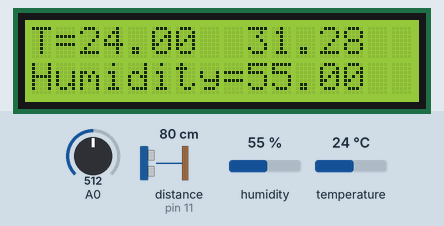
Bench run of a sketch on a simulated Arduino Uno, built with avr-gcc and run on an emulated ATmega328P. Parts: 16×2 character LCD. Wiring (inferred from the names in the program): ultrasonic range finder: trigger pin 12; echo pin 11. Inputs (shaded band) come from the test bench; at power-on: distance to the obstacle (sensor on pin 11) 80 cm, humidity 55 %, A0 = 512, temperature 24 °C. The echo pulse lasts 58.3 µs per cm; what the sketch prints to the serial monitor is not drawn.

Above: at 1.2 s.
1.3 s: distance to the obstacle (sensor on pin 11) set to 2 cm
At 4.6 s:
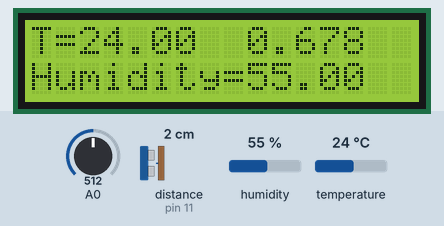
5.2 s: humidity set to 22 %
At 6.3 s:
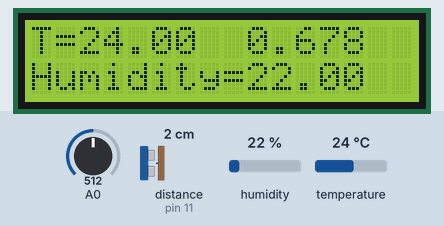
9.0 s: distance to the obstacle (sensor on pin 11) set to 35 cm
At 10.8 s:
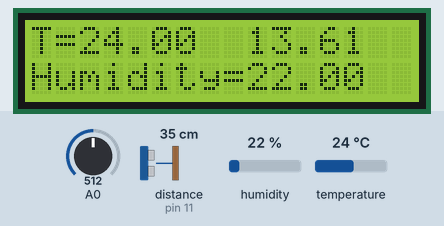
11.6 s: A0 set to 30
At 14.1 s:
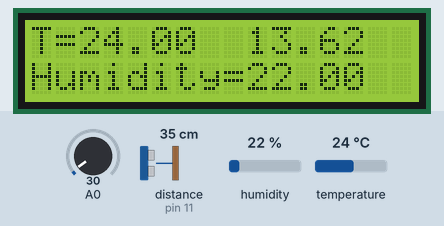
18.0 s: temperature set to 12 °C
At 18.9 s:
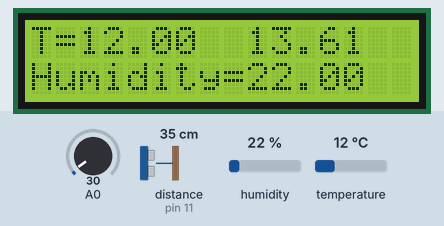
21.9 s: humidity set to 40 %
At 24.3 s:
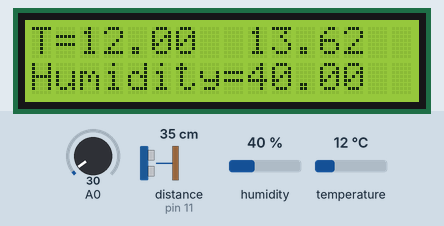
Timing chart, 0 to 25.8 s (numbered marks = the images above; inputs shaded):
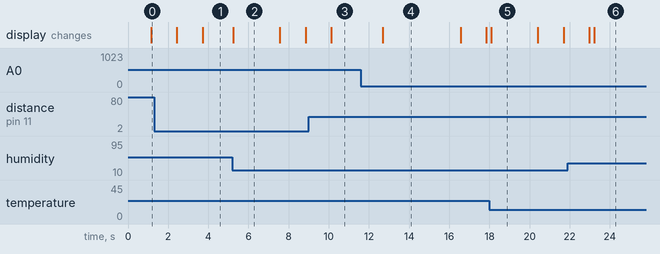

The sketch:

smart_irrigation.ino
```cpp
#include <LiquidCrystal_I2C.h>
#include <DHT.h>
#include <DHT_U.h>


int sencePin=9;
DHT HT(sencePin,DHT11);
float humidity;
float tempC;
float tempF;
LiquidCrystal_I2C lcd(0x27,16,2);

int trigPin=12;
int echoPin=11;
int pingTravelTime;
float pingTravelDistance;
float distanceToTarget;
int moist;

void setup() {
  // put your setup code here, to run once:
  Serial.begin(9600);
  HT.begin();
  lcd.begin();
  pinMode(trigPin,OUTPUT);
  pinMode(echoPin,INPUT);

}

void loop() {
  // put your main code here, to run repeatedly:
  humidity=HT.readHumidity();
  tempC=HT.readTemperature();
  tempF=HT.readTemperature(true);
  moist=analogRead(A0);
  Serial.print("Moisture=");
  Serial.println(moist);

  lcd.setCursor(0,0);
  lcd.print("T=");
  lcd.print(tempC);
  lcd.setCursor(0,1);
  lcd.print("Humidity=");
  lcd.print(humidity);
  delay(1000);

  digitalWrite(trigPin,LOW);
  lcd.setCursor(0,0);
  lcd.print("T=");
  lcd.print(tempC);
  lcd.setCursor(0,1);
  lcd.print("Humidity=");
  delayMicroseconds(10);
  digitalWrite(trigPin,HIGH);
  delayMicroseconds(10);
  digitalWrite(trigPin,LOW);
  pingTravelTime=pulseIn(echoPin,HIGH);
  delay(25);
  pingTravelDistance=(pingTravelTime*765.*5280.*12)/(3600.*1000000);
  distanceToTarget=pingTravelDistance/2;
  Serial.println(distanceToTarget);

  lcd.setCursor(9,0);
  lcd.print(distanceToTarget);
  delay(100);


  Serial.print("humudity=");
  Serial.println(humidity);
  Serial.print("Temperature=");
  Serial.println(tempC);
  delay(100);
}
```

Measured:
- after the input at 1.3 s, the display: first changes after 1.1 s (image 1 shows a later state)
- after the input at 9.0 s, the display: changes after 1.1 s (image 3)
- after the input at 11.6 s, the display: changes after 1.1 s (image 4)
- after the input at 18.0 s, the display: changes after 0.09 s (image 5)
- after the input at 21.9 s, the display: first differs from a run without the input after 1.3 s (image 6)
- what the display in image 2 shows lasts 2.4 s, from 5.2 s to 7.6 s
- what the display in image 4 shows lasts 3.9 s, from 12.7 s to 16.6 s
